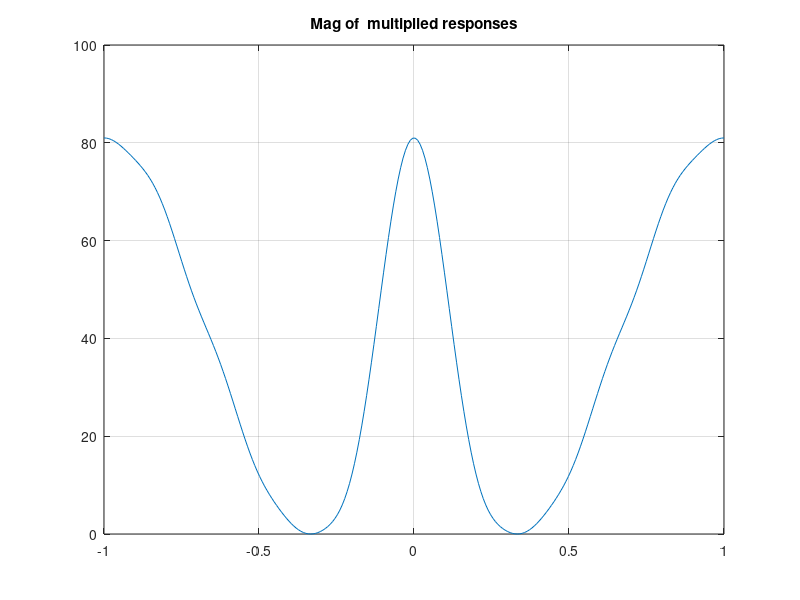
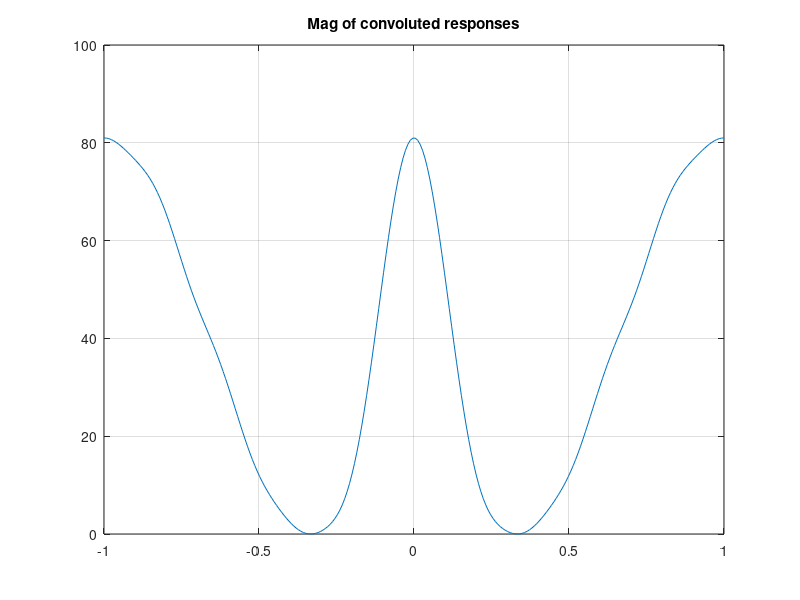
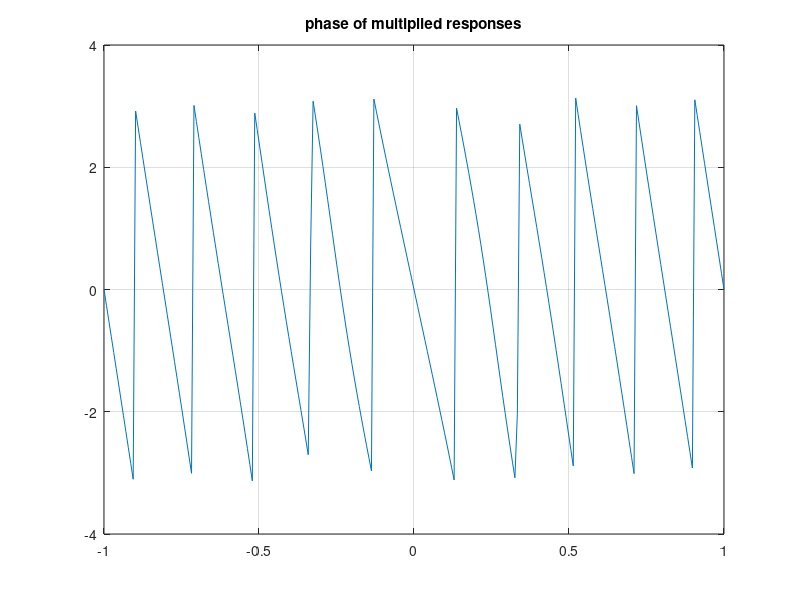
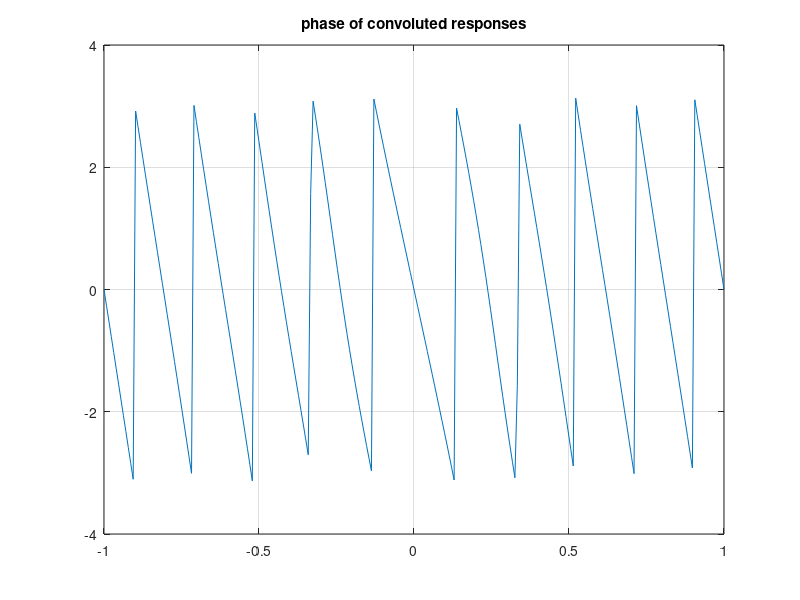

The MATLAB script that drew these images, in order:
%convolution property of DFT
clf;
w = -pi:2*pi/255:pi;
x1 = [1 3 5 7 9 11 13 15 17]; %signal 1
x2 = [1 -2 3 -2 1]; %signal 2
y = conv(x1,x2);
h1 = freqz(x1,1,w);
h2 = freqz(x2,1,w);
hp = h1.*h2; %multiplication of signals in frequency domain
h3 = freqz(y,1,w);% frequency response of the convoluted signals
%plot mag of multiplied signals 
figure(1);
plot(w/pi, abs(hp));grid;
title('Mag of  multiplied responses');
%plot mag of convoluted signals
figure(2);
plot(w/pi, abs(h3));grid;
title('Mag of convoluted responses');
%plot phase of multiplied signals
figure(3);
plot(w/pi, angle(hp));grid;
title('phase of multiplied responses');
%plot phase of convoluted signals
figure(4);
plot(w/pi, angle(h3));grid;
title('phase of convoluted responses');
%hence proved multiplication in time domain is equal to convolution in
%frequency domain

